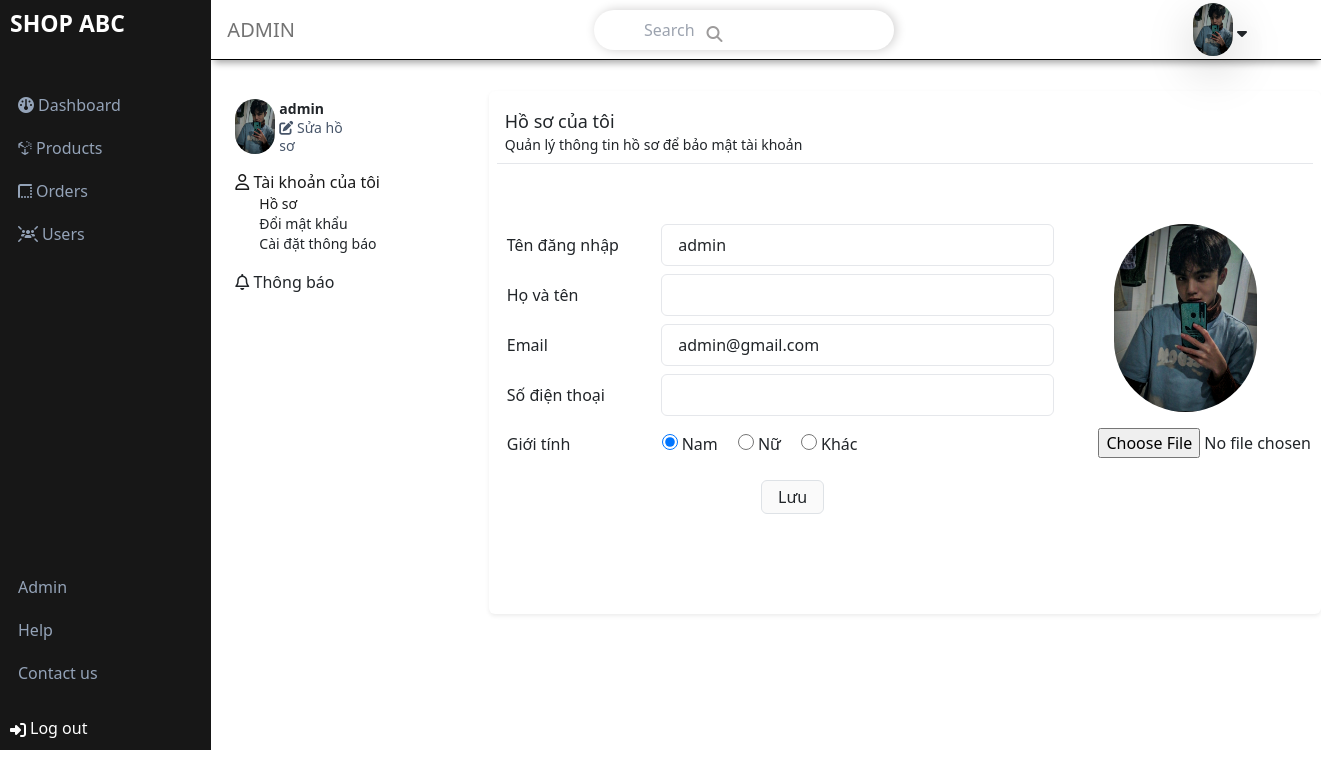
/admin/?action=admin/profile (signed in), run on the app's committed database.
### tables this page shows
CREATE TABLE `users` (
  `id` int(11) NOT NULL,
  `avatar` varchar(500) NOT NULL,
  `fullName` varchar(50) DEFAULT NULL,
  `username` varchar(50) NOT NULL,
  `email` varchar(150) DEFAULT NULL,
  `password` varchar(500) NOT NULL,
  `phoneNumber` varchar(20) DEFAULT NULL,
  `address` varchar(32) DEFAULT NULL,
  `age` int(11) NOT NULL,
  `sex` int(11) NOT NULL,
  `roleId` int(11) DEFAULT NULL,
  `createAt` datetime DEFAULT NULL,
  `updateAt` datetime DEFAULT NULL,
  `logOutAt` datetime DEFAULT NULL,
  `status` int(11) DEFAULT NULL,
  `active` int(11) NOT NULL
);

### database/dbhelper.php (called while the page is built, shortened)
<?php
    function select($sql, $isSingle = false){
        $data = null;
        $conn = mysqli_connect(HOST, USERNAME, PASSWORD, DATABASE);
        mysqli_set_charset($conn,'utf8');
        $resultset=mysqli_query($conn,$sql);
        if($resultset){
            if($isSingle){
                $data = mysqli_fetch_array($resultset,1);
            }else{
                $data = [];
                while(($row=mysqli_fetch_array($resultset,1)) != null ){
                    $data[]=$row;
                }
            }
        }
        return $data;
    }
?>

### admin/pages/admin/admin.php (the view, shortened to what this page needs)
<!DOCTYPE html>
<html lang="en">
<head>
    <link rel="stylesheet" type="text/css" href="../CSS/inforUser.css">
</head>
<body>
    <?php
        $idUser=getSession('admin');
        $sql="select * from users where id=$idUser";
        $user=select($sql,true);
    ?>
    <div class="inforUserContainer" style="max-width: 1200px">
        <div class="inforUserSideBar p-4">
            <div class="flex w-1/2">
                <img src="<?php echo $user['avatar'];?>" width="40px" alt="" class="rounded-full">
                <div class="pl-1">
                    <p class="my-auto mx-0 text-sm font-bold"><?php echo $user['username'];?></p>
                    <p id="edit" class="cl leading-tight text-sm text-slate-600 cursor-pointer hover:text-slate-800"><a href="?action=admin/profile"><i class="fas fa-edit"></i> Sửa hồ sơ</a></p>
                </div>
            </div>
            <p id="myAcc" class="myAcc cl cursor-pointer text-base mt-3 text-slate-800">
                <a href="?action=admin/profile">
                    <i class="far fa-user"></i> Tài khoản của tôi
                </a>
            </p>
            <ul id="myAccSub" class="text-sm ml-6">
                <a href="?action=admin/profile" class="cursor-pointer liAcc text-slate-800 active"><li >Hồ sơ</li></a>
                <a href="?action=admin/change_password" class="cursor-pointer liAcc hover:text-slate-500"><li>Đổi mật khẩu</li></a>
                <a href="?action=admin/profile" class="cursor-pointer liAcc hover:text-slate-500"><li>Cài đặt thông báo</li></a>
            </ul>
            <p class="cl cursor-pointer text-base mt-3 hover:text-slate-500 myAcc" >
                <a href="?action=admin/profile">
                    <i class="fa-regular fa-bell"></i> <span>Thông báo</span>
                </a>
            </p>
        </div>
        <div class="inforUserArticle shadow-sm bg-white my-3 rounded p-2">
            <div class="border-b p-2" style="margin-bottom: 50px;">
                <h2 class="text-lg">Hồ sơ của tôi</h2>
                <p class="text-sm">Quản lý thông tin hồ sơ để bảo mật tài khoản</p>
            </div>
            <form action="" method="post" style="width: 90%; padding: 10px;" enctype="multipart/form-data">
                <div class="flex" style="width: 100%;">
                    <div style="width: 80%;" class="flex-initial">
                        <div class="flex mb-2">
                            <label class="flex-initial w-1/4 my-auto mx-0" for="">Tên đăng nhập</label>
                            <input name="username" class="w-3/4 flex-initial mx-4 border-1 p-2 rounded focus:outline-none indent-2" type="text" value="<?php echo $user['username'];?>">
                        </div>
                        <div class="flex mb-2">
                            <label class="flex-initial w-1/4 my-auto mx-0" for="">Họ và tên</label>
                            <input name="fullName" class="w-3/4 flex-initial mx-4 border-1 p-2 rounded focus:outline-none indent-2" type="text" value="<?php echo $user['fullName'];?>">
                        </div>
                        <div class="flex mb-2">
                            <label class="flex-initial w-1/4 my-auto mx-0">Email</label>
                            <input name="email" class="w-3/4 flex-initial mx-4 border-1 p-2 rounded focus:outline-none indent-2" type="text" value="<?php
                                    echo $user['email'];
                                ?>">
                        </div>
                        <div class="flex mb-2">
                            <label class="flex-initial w-1/4 my-auto mx-0">Số điện thoại</label>
                            <input name="phoneNumber" class="w-3/4 flex-initial mx-4 border-1 p-2 rounded focus:outline-none indent-2" type="text" value="<?php echo $user['phoneNumber'];?>">
                        </div>
                        <div class="flex mb-2 mt-3">
                            <p class="flex-initial w-1/4 my-auto mx-0">Giới tính</p>
                            <div class="w-3/4 flex-initial mx-4 ">
                                <input class="cursor-pointer w-4 h-4" type="radio" name="sex" value="1" id="nam" <?php echo ($user['sex']==1)?"checked":"";?>><label class="cursor-pointer mx-0 my-auto pl-1 pr-4" for="nam">Nam</label>
                                <input class="cursor-pointer w-4 h-4" type="radio" name="sex" value="0" id="nu" <?php echo ($user['sex']==0)?"checked":"";?>><label class="cursor-pointer mx-0 my-auto pl-1 pr-4" for="nu">Nữ</label>
                                <input class="cursor-pointer w-4 h-4" type="radio" name="sex" value="2" id="khac" <?php echo ($user['sex']==2)?"checked":"";?>><label class="cursor-pointer mx-0 my-auto pl-1 pr-4" for="khac">Khác</label>
                            </div>
                        </div>
                        <div class="text-center mt-4">
                            <button type="submit" name="saveBtn" class="border rounded py-1 px-3 border-teal-700 bg-neutral-50 hover:bg-teal-600 hover:text-white" >Lưu</button>
                        </div>
                    </div>
                    <div style="width: 20%;" class="flex-initial">
                        <img src="<?php echo $user['avatar']?>" class="rounded-full ml-9" id="image" alt="">
                        <input type="file" name="avatar" class="ml-5 mt-3 cursor-pointer" id="btn" onchange="displayImage()">
                    </div>
                </div>
            </form>
        </div>
    </div>
</body>
</html>

### admin/layouts/header.php (shortened to what this page needs)
<div class="header flex justify-between p-3">
      <?php
        $currentURL = "http://$_SERVER[HTTP_HOST]$_SERVER[REQUEST_URI]";
        if($currentURL=="http://localhost/shopABC/admin/?action=dashboard"){
          echo"<p>Welcome to shopABC</p>";
        }elseif($currentURL=="http://localhost/shopABC/admin/?action=products"){
          echo "<p>PRODUCTS</p>";
        }elseif($currentURL=="http://localhost/shopABC/admin/?action=orders"){
          echo "<p>ORDERS</p>";
        }elseif($currentURL=="http://localhost/shopABC/admin/?action=users"){
          echo "<p>USERS</p>";
        }elseif($currentURL=="http://localhost/shopABC/admin/?action=admin/profile"){
          echo "<p>ADMIN</p>";
        }elseif($currentURL=="http://localhost/shopABC/admin/?action=admin/change_password"){
          echo "<p>ADMIN</p>";
        }else {
          echo"<p>Welcome to shopABC</p>";
        }
      ?>
      <form action="" method="get" class="formFilter">
        <input
          placeholder="Search"
          class="inputSearch h-10"
          type="text"
        />
        <button type="submit" class="<?php
          if($currentURL=="http://localhost//admin/?action=dashboard"){
            echo"searchIcon";
          }elseif($currentURL=="http://localhost/shopABC/admin/?action=products"){
            echo"searchIcon3";
          }elseif($currentURL=="http://localhost/shopABC/admin/?action=orders"){
            echo"searchIcon1";
          }elseif($currentURL=="http://localhost/shopABC/admin/?action=users"){
            echo"searchIcon1";
          }elseif($currentURL=="http://localhost/shopABC/admin/?action=admin/profile"){
            echo"searchIcon1";
          }elseif($currentURL=="http://localhost/shopABC/admin/?action=admin/change_password"){
            echo"searchIcon1";
          }
          ?>">
          <i class="fa-solid fa-magnifying-glass"></i>
        </button>
      </form>
        <?php
          $id=$_SESSION['admin'];
          $sql="select * from users where id = '$id'";
          $admin=select($sql,true);
        ?>
        <form class="logoutForm float-right group w-28" action="" method="post">
        <div class="flex cursor-pointer relative inline">
            <img src="<?php echo $admin['avatar'];?>" width="40px" height="40px" alt="" class="rounded-full shadow-lg hover:shadow-xl">
            <i class="fa-solid fa-sort-down mx-0 my-auto pl-1 shadow-lg hover:shadow-xl"></i>
        </div>
    </form>
</div>

### admin/styles/index.css (style rules this page uses)
* { margin: 0; padding: 0; }
.header { grid-area: header; border-bottom: 1px solid black; position: -webkit-sticky; position: sticky; top: 0; background-color: white; }
.formFilter { position: relative; display: flex; width: 300px; }
.inputSearch { border-radius: 20px; text-indent: 50px; width: 100%; box-shadow: 2px 0px 11px 0px rgb(207, 206, 206); }
.searchIcon1 { position: absolute; left: 37.5%; top: 32.4%; color: rgb(157, 155, 155); }
.header > p { font-size: 20px; font-weight: 500; color: rgb(115, 115, 115); }
.header { grid-area: header; height: 60px; display: flex; align-items: center; justify-content: space-between; padding: 0 30px 0 30px; box-shadow: 0 6px 7px -3px rgba(0, 0, 0, 0.35); }

### CSS/inforUser.css (style rules this page uses)
* { margin: 0; padding: 0; }
.inforUserContainer { display: grid; grid-template-areas: "inforUserSideBar inforUserArticle"; grid-template-columns: 25% 75%; grid-template-rows: 555px; }
.inforUserSideBar { grid-area: inforUserSideBar; }
.inforUserArticle { grid-area: inforUserArticle; }
.active { color: #208f89; font-weight: 500; }

### admin/pages/admin/admin.php (style rules this page uses)
.active { color: rgb(26, 26, 26); }

### data on the page
users: avatar (picture), username "admin", email "admin@gmail.com", sex "☑ Nam", sex "☐ Nữ", sex "☐ Khác"
